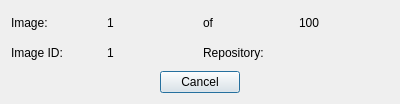
<?xml version="1.0" encoding="UTF-8"?>
<ui version="4.0">
 <class>snowgui::exposedownloaddialog</class>
 <widget class="QDialog" name="snowgui::exposedownloaddialog">
  <property name="geometry">
   <rect>
    <x>0</x>
    <y>0</y>
    <width>400</width>
    <height>104</height>
   </rect>
  </property>
  <property name="windowTitle">
   <string>Dialog</string>
  </property>
  <layout class="QGridLayout" name="gridLayout">
   <item row="0" column="3">
    <widget class="QLabel" name="totalField">
     <property name="text">
      <string>100</string>
     </property>
    </widget>
   </item>
   <item row="0" column="2">
    <widget class="QLabel" name="ofLabel">
     <property name="text">
      <string>of</string>
     </property>
    </widget>
   </item>
   <item row="0" column="0">
    <widget class="QLabel" name="imageLabel">
     <property name="text">
      <string>Image:</string>
     </property>
    </widget>
   </item>
   <item row="0" column="1">
    <widget class="QLabel" name="numberField">
     <property name="text">
      <string>1</string>
     </property>
    </widget>
   </item>
   <item row="2" column="0" colspan="4">
    <widget class="QDialogButtonBox" name="buttonBox">
     <property name="orientation">
      <enum>Qt::Horizontal</enum>
     </property>
     <property name="standardButtons">
      <set>QDialogButtonBox::Cancel</set>
     </property>
     <property name="centerButtons">
      <bool>true</bool>
     </property>
    </widget>
   </item>
   <item row="1" column="0">
    <widget class="QLabel" name="imageidLabel">
     <property name="text">
      <string>Image ID:</string>
     </property>
    </widget>
   </item>
   <item row="1" column="1">
    <widget class="QLabel" name="imageidField">
     <property name="text">
      <string>1</string>
     </property>
    </widget>
   </item>
   <item row="1" column="2">
    <widget class="QLabel" name="repositoryLabel">
     <property name="text">
      <string>Repository:</string>
     </property>
    </widget>
   </item>
   <item row="1" column="3">
    <widget class="QLabel" name="repositoryField">
     <property name="text">
      <string/>
     </property>
    </widget>
   </item>
  </layout>
 </widget>
 <resources/>
 <connections>
  <connection>
   <sender>buttonBox</sender>
   <signal>accepted()</signal>
   <receiver>snowgui::exposedownloaddialog</receiver>
   <slot>accept()</slot>
   <hints>
    <hint type="sourcelabel">
     <x>248</x>
     <y>254</y>
    </hint>
    <hint type="destinationlabel">
     <x>157</x>
     <y>274</y>
    </hint>
   </hints>
  </connection>
  <connection>
   <sender>buttonBox</sender>
   <signal>rejected()</signal>
   <receiver>snowgui::exposedownloaddialog</receiver>
   <slot>reject()</slot>
   <hints>
    <hint type="sourcelabel">
     <x>316</x>
     <y>260</y>
    </hint>
    <hint type="destinationlabel">
     <x>286</x>
     <y>274</y>
    </hint>
   </hints>
  </connection>
 </connections>
</ui>
